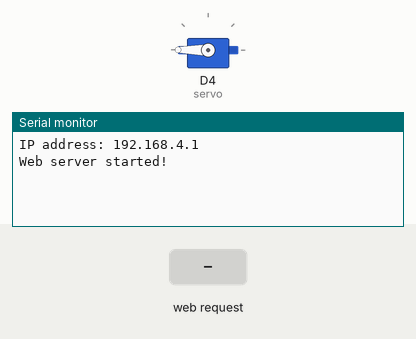
This sketch was run on a simulated ESP8266 (NodeMCU). Shown: servo, the last lines printed to the serial monitor. Inputs (shaded band) come from the test bench.

Above: at 2.2 s.
2.3 s: HTTP request GET /body received
At 3.5 s:
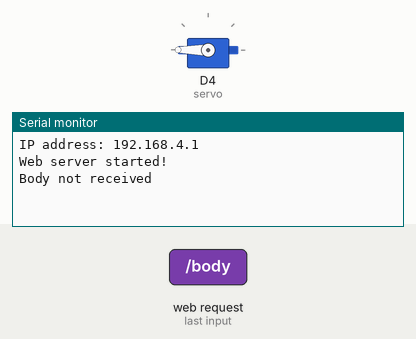
3.8 s: HTTP request GET / received
At 4.6 s:
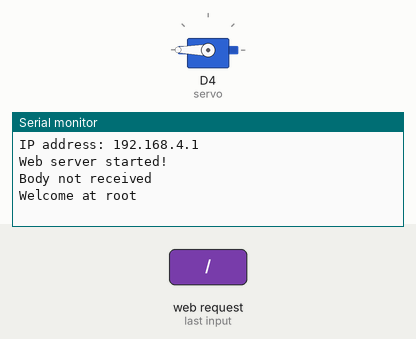
5.3 s: HTTP request GET /body?data=1 received
At 5.8 s:
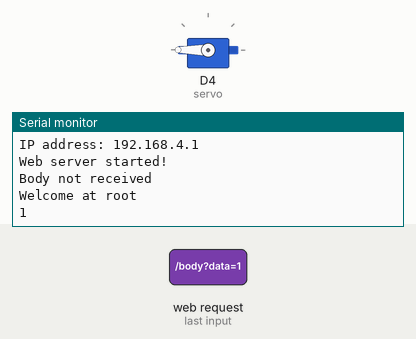

Measured:
- after the input at 2.3 s, the serial monitor: prints a new line at once (image 1)
- after the input at 3.8 s, the serial monitor: prints a new line at once (image 2)
- after the input at 5.3 s, the serial monitor: prints a new line at once (image 3)

The sketch:

Server.ino
```cpp
#include <ESP8266WiFi.h>
#include <ESP8266WebServer.h>
#include <Servo.h>

// Replace with your network credentials
const char* ssid = "my_server";
const char* password = "abhi@123";

ESP8266WebServer server(80);   //instantiate server at port 80 (http port)

int motorpos;
int uppos;
int downpos;

bool started;
bool ended;

Servo servo;

char inByte;

void handleBody(){

  if (server.hasArg("data")== false){ //Check if body received
    String message = "Body not received";
    server.send(200, "text/plain", message);
    Serial.println(message);
    //return;
  }else{
    String message = "";
    message += server.arg("data");
    message += "\n";
    server.send(200, "text/plain", message);
//    Serial.print("message:");
    Serial.println(message);
  }
}

void handleRoot(){
  String message = "Welcome at root";
  server.send(200, "text/plain", message);
  Serial.println(message);
}

void handleServo(){
  String message = "<" + String(motorpos) + ">";
  server.send(200, "text/plain", message);
  //Serial.println(message);
}

void setup(void){
   servo.attach(D4);
   servo.write(0);
   delay(10);
   servo.write(180);
  delay(1000);
  Serial.begin(115200);
  WiFi.softAP(ssid, password); //begin WiFi access point
  Serial.println("");

  Serial.print("IP address: ");
  Serial.println(WiFi.softAPIP());

  server.on("/body", handleBody);

  server.on("/", handleRoot);

  server.on("/servo", handleServo);

  server.begin();
  Serial.println("Web server started!");
}

void loop(void){
  while(Serial.available() > 0){
    inByte = Serial.read();
    if(inByte == '<'){
      started = true;
      ended = false;
    }
    else if(inByte == '>'){
      ended = true;
      break;
    }
    else{
      motorpos = inByte;
    }
  }

  if(started && ended){

    started = false;
    ended = false;
  }

  server.handleClient();

}
```
